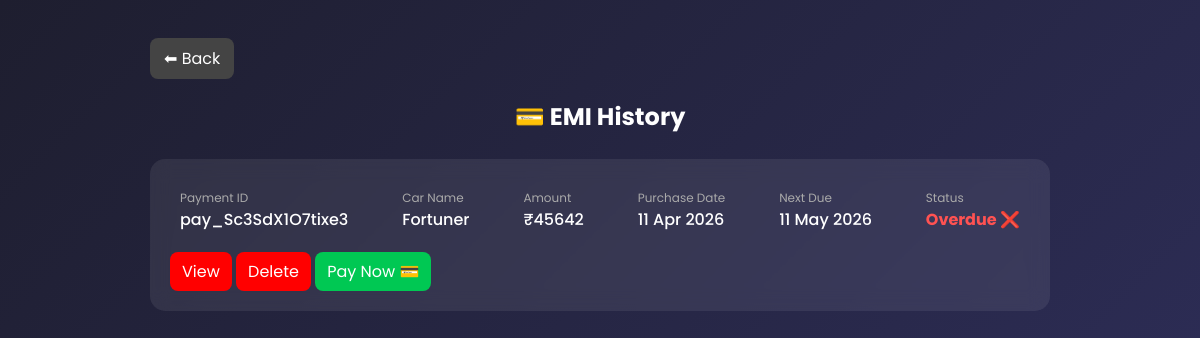
/core/history/ (signed in), run on the app's committed database.
### core/models.py (models this page shows, shortened)
class EMIHistory(models.Model):
    user = models.ForeignKey(User, on_delete=models.CASCADE, null=True, blank=True)
    payment_id = models.CharField(max_length=200)
    amount = models.IntegerField()
    date = models.DateTimeField(auto_now_add=True)
    car_name=models.CharField(max_length=100,null=True)
    created_at = models.DateTimeField(auto_now_add=True,null=True)
    next_due_date = models.DateField(null=True, blank=True)
    is_paid = models.BooleanField(default=False,null=True)
    total_emi = models.IntegerField(null=True, blank=True)
    paid_emi = models.IntegerField(null=True, blank=True)
    def get_status(self):
        today = timezone.now().date()
        if self.next_due_date:
            if today > self.next_due_date:
                return "Overdue ❌"
            elif self.next_due_date - today <= timedelta(days=3):
                return "Due Soon ⚠️"
            else:
                return "Paid ✅"
        return "Not Set"

### core/views.py (the view)
# urls.py: path('history/', views.history_page),
def history_page(request):
    data = EMIHistory.objects.filter(user=request.user).order_by('-id')
    return render(request, "emi/history.html", {"data": data})

### templates/emi/history.html (shortened to what this page needs)
<!DOCTYPE html>
<html lang="en">
<head>
</head>
<body>
<div class="container">
    <div class="header">
        <a href="/core/cars/" class="back-btn">⬅ Back</a>
    </div>
<h2>💳 EMI History</h2>
{% if data %}
    {% for item in data %}
    <div class="card">
        <div class="row">
            <div class="item">
                <div class="label">Payment ID</div>
                <div class="value">{{ item.payment_id }}</div>
            </div>
            <div class="item">
                <div class="label">Car Name</div>
                <div class="value">{{ item.car_name|default:"No Car" }}</div>
            </div>
            <div class="item">
                <div class="label">Amount</div>
                <div class="value">₹{{ item.amount }}</div>
            </div>
            <div class="item">
                <div class="label">Purchase Date</div>
                <div class="value">
                    {{ item.created_at|date:"d M Y"|default:"N/A" }}
                </div>
            </div>
            <div class="item">
                <div class="label">Next Due</div>
                <div class="value">
                    {{ item.next_due_date|date:"d M Y"|default:"Not Set" }}
                </div>
            </div>
            <div class="item">
                <div class="label">Status</div>
                {% if item.get_status == "Overdue ❌" %}
                    <div class="value status-overdue">{{ item.get_status }}</div>
                {% elif item.get_status == "Due Soon ⚠️" %}
                    <div class="value status-warning">{{ item.get_status }}</div>
                {% else %}
                    <div class="value status-paid">{{ item.get_status }}</div>
                {% endif %}
            </div>
        </div>
        <a href="{% url 'view_history' item.id %}" class="btn">View</a>
        <a href="{% url 'delete_history' item.id %}" class="btn">Delete</a>
        {% if item.get_status == "Due Soon ⚠️" or item.get_status == "Overdue ❌" %}
            <a href="{% url 'next_emi' item.id %}" class="btn pay">
                Pay Now 💳
            </a>
        {% else %}
            <span style="color:gray; margin-left:10px;">No Action</span>
        {% endif %}
    </div>
    {% endfor %}
{% else %}
    <h3 style="text-align:center;">No Data Found 😕</h3>
{% endif %}
</div>
</body>
</html>

### templates/emi/history.html (style rules this page uses)
body { background: linear-gradient(135deg, #1e1e2f, #2c2c54); font-family: 'Poppins', sans-serif; color: white; padding: 20px; }
.container { max-width: 900px; margin: auto; }
h2 { text-align: center; margin-bottom: 25px; }
.card { background: rgba(255,255,255,0.08); padding: 20px; border-radius: 15px; margin-bottom: 15px; backdrop-filter: blur(10px); transition: 0.3s; }
.row { display: flex; justify-content: space-between; flex-wrap: wrap; }
.item { margin: 10px; }
.label { font-size: 12px; color: #aaa; }
.value { font-weight: 500; }
.status-overdue { color: #ff5252; font-weight: bold; }
.btn { margin-top: 10px; display: inline-block; padding: 7px 12px; border-radius: 8px; color: white; text-decoration: none; background: red; }
.pay { background: #00c853; }
.back-btn { display: inline-block; margin-top: 10px; padding: 8px 14px; background: #444; border-radius: 8px; color: white; text-decoration: none; }

### data on the page
EMIHistory: payment_id "pay_Sc3SdX1O7tixe3", car_name "Fortuner", amount "45642", created_at "11 Apr 2026", next_due_date "11 May 2026", get_status "Overdue ❌", shows "Pay Now 💳"
